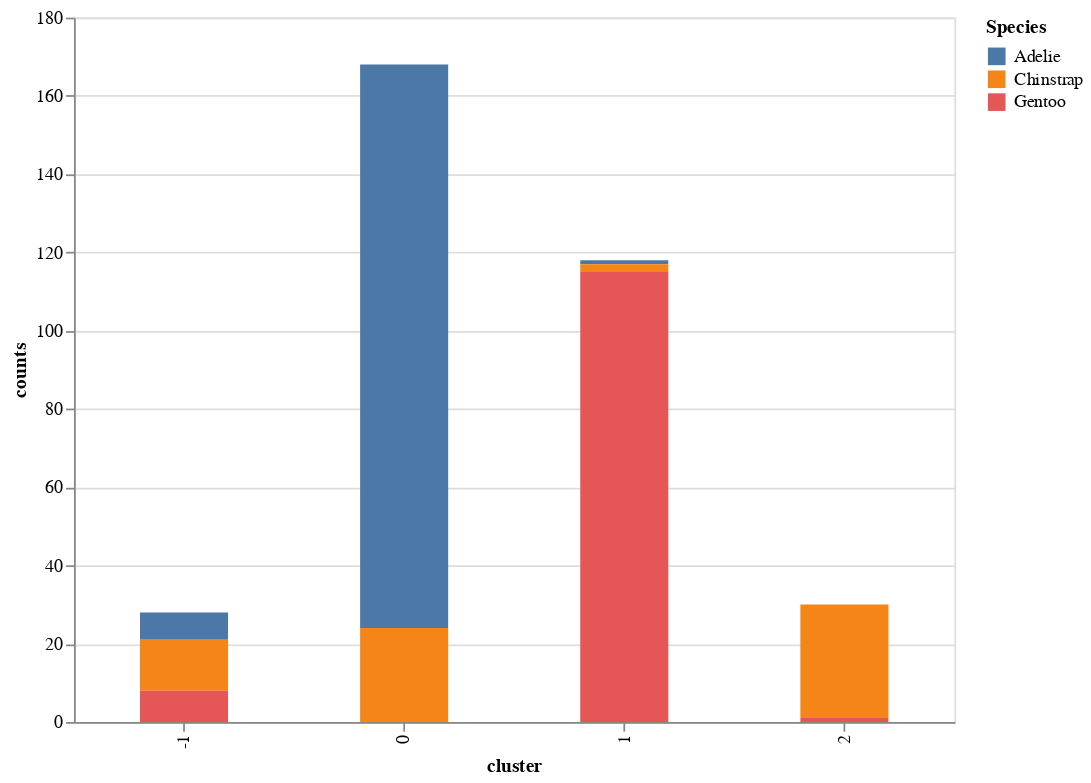

Notebook source saved alongside this figure:
### Code cell
dbplot2 = dbpred2_df.groupby(["species", "cluster"]).size().reset_index(name="counts")
alt.Chart(dbplot2).mark_bar(size=50).encode(
    x="cluster:O",
    y="counts:Q",
    color=alt.Color("species", title="Species"),
    tooltip=["cluster", "counts", "species"],
).properties(height=400,width=500)

### Figure 1 — Vega-Lite specification as saved in the notebook (floating-point values rounded to 4 significant figures)
{"config": {"view": {"continuousWidth": 400, "continuousHeight": 300}}, "data": {"name": "data-f50842603aa0baac2218a13ef4df9b07"}, "mark": {"type": "bar", "size": 50}, "encoding": {"color": {"field": "species", "title": "Species", "type": "nominal"}, "tooltip": [{"field": "cluster", "type": "quantitative"}, {"field": "counts", "type": "quantitative"}, {"field": "species", "type": "nominal"}], "x": {"field": "cluster", "type": "ordinal"}, "y": {"field": "counts", "type": "quantitative"}}, "height": 400, "width": 500, "$schema": "https://vega.github.io/schema/vega-lite/v4.17.0.json", "datasets": {"data-f50842603aa0baac2218a13ef4df9b07": [{"species": "Adelie", "cluster": -1, "counts": 7}, {"species": "Adelie", "cluster": 0, "counts": 144}, {"species": "Adelie", "cluster": 1, "counts": 1}, {"species": "Chinstrap", "cluster": -1, "counts": 13}, {"species": "Chinstrap", "cluster": 0, "counts": 24}, {"species": "Chinstrap", "cluster": 1, "counts": 2}, {"species": "Chinstrap", "cluster": 2, "counts": 29}, {"species": "Gentoo", "cluster": -1, "counts": 8}, {"species": "Gentoo", "cluster": 1, "counts": 115}, {"species": "Gentoo", "cluster": 2, "counts": 1}]}}
